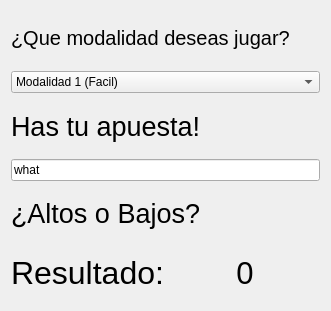
  <widget class="QWidget" name="verticalLayoutWidget">
   <property name="geometry">
    <rect>
     <x>40</x>
     <y>160</y>
     <width>331</width>
     <height>311</height>
    </rect>
   </property>
   <layout class="QVBoxLayout" name="verticalLayout">
    <item>
     <widget class="QLabel" name="label_2">
      <property name="font">
       <font>
        <pointsize>15</pointsize>
       </font>
      </property>
      <property name="text">
       <string>¿Que modalidad deseas jugar?</string>
      </property>
     </widget>
    </item>
    <item>
     <widget class="QComboBox" name="Modalidad">
      <item>
       <property name="text">
        <string>Modalidad 1 (Facil)</string>
       </property>
      </item>
      <item>
       <property name="text">
        <string>Modalidad 2 (Medio)</string>
       </property>
      </item>
      <item>
       <property name="text">
        <string>Modalidad 3 (Dificil)</string>
       </property>
      </item>
      <item>
       <property name="text">
        <string>Modalidad 4 (Muy Dificil)</string>
       </property>
      </item>
      <item>
       <property name="text">
        <string>Modalidad 5 (Millonario)</string>
       </property>
      </item>
     </widget>
    </item>
    <item>
     <widget class="QLabel" name="label_3">
      <property name="font">
       <font>
        <pointsize>20</pointsize>
       </font>
      </property>
      <property name="text">
       <string>Has tu apuesta!</string>
      </property>
     </widget>
    </item>
    <item>
     <widget class="QLineEdit" name="Apuesta">
      <property name="text">
       <string>what</string>
      </property>
      <property name="placeholderText">
       <string/>
      </property>
     </widget>
    </item>
    <item>
     <widget class="QLabel" name="label_4">
      <property name="font">
       <font>
        <pointsize>20</pointsize>
       </font>
      </property>
      <property name="text">
       <string>¿Altos o Bajos?</string>
      </property>
     </widget>
    </item>
    <item>
     <layout class="QHBoxLayout" name="horizontalLayout_3">
      <item>
       <widget class="QLabel" name="label_11">
        <property name="font">
         <font>
          <pointsize>24</pointsize>
         </font>
        </property>
        <property name="text">
         <string>Resultado:</string>
        </property>
       </widget>
      </item>
      <item>
       <widget class="QLabel" name="ResultadoLabel">
        <property name="font">
         <font>
          <pointsize>23</pointsize>
         </font>
        </property>
        <property name="text">
         <string>0</string>
        </property>
        <property name="alignment">
         <set>Qt::AlignCenter</set>
        </property>
       </widget>
      </item>
     </layout>
    </item>
   </layout>
  </widget>
